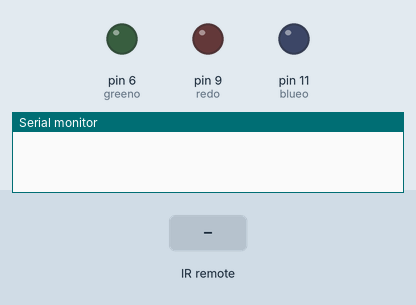
A sketch run on a simulated Arduino Uno, built with avr-gcc and run on an emulated ATmega328P. On the bench: output pins drawn as LEDs (lit = HIGH), the last lines printed to the serial monitor. The test bench sets the inputs (shaded band).

Above: at 1.2 s.
1.3 s: infrared code 0xFF00FF received
At 2.2 s:
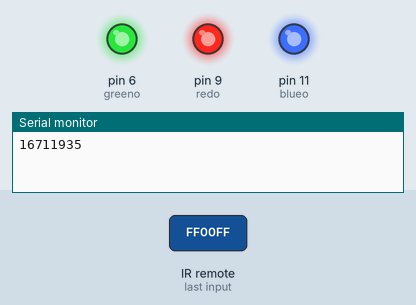
2.8 s: infrared code 0xFF30CF received
At 3.3 s:
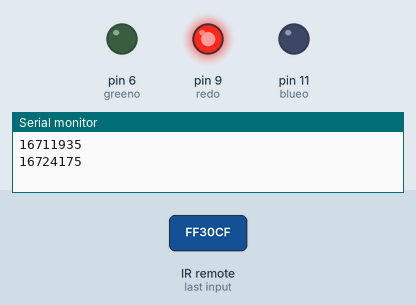
4.3 s: infrared code 0xFFB04F received
At 5.5 s:
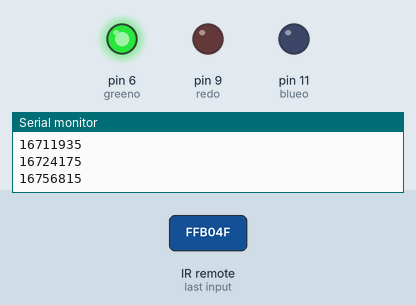
5.8 s: infrared code 0xFF708F received
At 6.8 s:
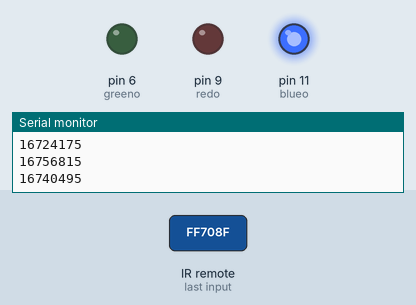
7.3 s: infrared code 0xFF18E7 received
At 7.9 s:
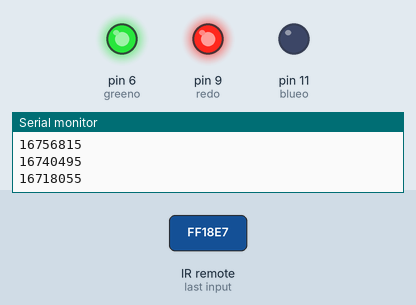
8.8 s: infrared code 0xFF58A7 received
At 9.1 s:
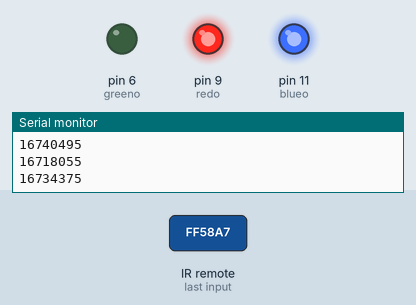
Timing chart, 0 to 11.3 s (numbered marks = the images above; inputs shaded):
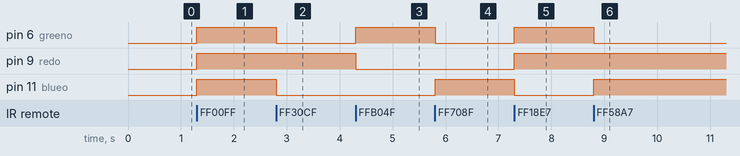

The sketch:

ledstripcontrol.ino
```cpp
#include <IRremote.h>  //including infrared remote header file

const int RECV_PIN = 10;

float brightness = 0.99;    // how bright the LED is
float trunonat = 255;
float turnoffat = 0;

int greeno = 6;
int blueo = 11;
int redo = 9;
int turnon = 11;
int count = 0;
String lastvalue = String(13);

boolean redon = false;
boolean blueon = false;
boolean greenon = false;

IRrecv irrecv(RECV_PIN);
decode_results results;


void setup()
{
  Serial.begin(9600);
  irrecv.enableIRIn();
  pinMode(redo, OUTPUT);
  pinMode(blueo, OUTPUT);
  pinMode(greeno, OUTPUT);
  pinMode(turnon, OUTPUT);
  alloff();
}

void loop()
{
  if (irrecv.decode(&results))
  {
        Serial.println(results.value);
        lastvalue = results.value;

        if(results.value==16711935){
          switchedon();
        }
        if(results.value==16724175){
          red();
        }

        if(results.value==16756815){
          green();
        }

        if(results.value==16740495){
          blue();
        }

        if(results.value==16718055){
          yellow();
        }

        if(results.value==16734375){
          pink();
        }

        if(results.value==16732335){
          white();
        }

        if(results.value==16744575){
          alloff();
        }

        irrecv.resume(); // get the next signal
  }

}


void switchedon(){
    white();
}

//set all pins to 0V
//turn on green
void green() {
  alloff();
  digitalWrite(greeno, trunonat);
}


//set all pins to 0V
//turn on blue
void blue() {
  alloff();
  digitalWrite(blueo, trunonat);
}


//set all pins to 0V
//turn on red
void red() {
  alloff();
  digitalWrite(redo, trunonat);
}


//set all pins to 0V
//turn on all off
void alloff() {
  digitalWrite(redo, turnoffat);
  digitalWrite(blueo, turnoffat);
  digitalWrite(greeno, turnoffat);
}


//set all pins to 0V
//turn on all off
void white() {
  alloff();
  digitalWrite(redo, trunonat);
  digitalWrite(blueo, trunonat);
  digitalWrite(greeno, trunonat);
}


//set all pins to 0V
//turn on all off
void yellow() {
  digitalWrite(redo, trunonat);
  digitalWrite(blueo, turnoffat);
  digitalWrite(greeno, trunonat);
}


//set all pins to 0V
//turn on all off
void pink() {
  digitalWrite(redo, trunonat);
  digitalWrite(blueo, trunonat);
  digitalWrite(greeno, turnoffat);
}
```

Measured:
- after the input at 1.3 s, pin 6 (greeno), pin 9 (redo), pin 11 (blueo): LOW → HIGH at once
- after the input at 2.8 s, pin 6 (greeno), pin 11 (blueo): HIGH → LOW at once
- after the input at 4.3 s, pin 6 (greeno): LOW → HIGH at once; pin 9 (redo): HIGH → LOW at once
- after the input at 5.8 s, pin 6 (greeno): HIGH → LOW at once; pin 11 (blueo): LOW → HIGH at once
- after the input at 7.3 s, pin 6 (greeno), pin 9 (redo): LOW → HIGH at once; pin 11 (blueo): HIGH → LOW at once
- after the input at 8.8 s, pin 6 (greeno): HIGH → LOW at once; pin 11 (blueo): LOW → HIGH at once
